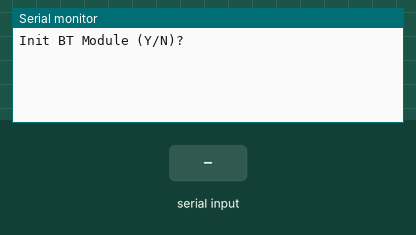
Simulated run of this sketch. Board: Arduino Uno, built with avr-gcc and run on an emulated ATmega328P. Parts: the last lines printed to the serial monitor. Inputs (shaded band) come from the test bench.

Above: at 1.2 s.
1.3 s: "Y" received over Serial
At 2.8 s:
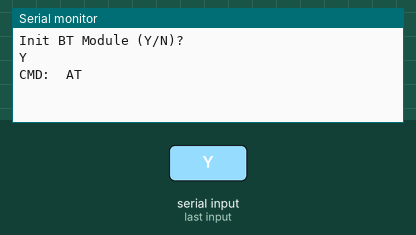
3.5 s: "Y" received over the second serial link
At 4.7 s:
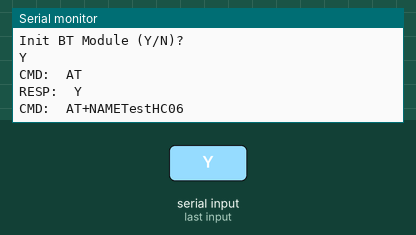
5.6 s: "N" received over the second serial link
At 7.3 s:
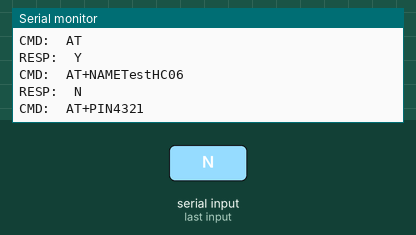
7.7 s: "1" received over the second serial link
At 9.5 s:
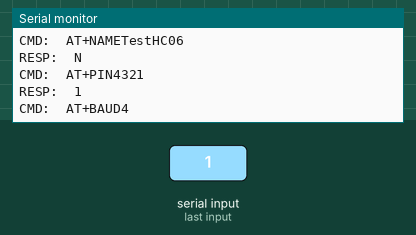
9.8 s: "0" received over the second serial link
At 11.9 s:
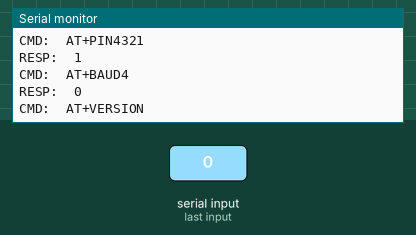

Measured:
- after the input at 1.3 s, the serial monitor: prints a new line after 0.71 s (image 1)
- after the input at 3.5 s, the serial monitor: prints a new line after 0.51 s (image 2)
- after the input at 5.6 s, the serial monitor: prints a new line after 0.54 s (image 3)
- after the input at 7.7 s, the serial monitor: prints a new line after 0.56 s (image 4)
- after the input at 9.8 s, the serial monitor: prints a new line after 0.58 s (image 5)

The sketch:

bluetooth.ino
```cpp
#include "settings.h"
#include "bluetooth.h"

void setup() {
    Serial.begin(BAUD);
    while (!Serial) {}
    BTSerial.begin(BAUD);
    while (!BTSerial) {}
}

void loop() {
    startBTModule();
    delay(EXEC_DELAY_LONG);
}
```

bluetooth.h
```cpp
#include <SoftwareSerial.h>
#include "settings.h"

SoftwareSerial BTSerial(BT_SERIAL_RX, BT_SERIAL_TX);

/**
 * Send the data string in bytes and return the number of bytes sent.
 */
int BTSerialSend(String data) {

    int numOfBytes = data.length() + 2;
    byte bytes[numOfBytes];
    String payload = String(DELIMITOR) + data + String(END_OF_STREAM);
    payload.getBytes(bytes, numOfBytes);

    Serial.print("Sending payload: \t");
    Serial.println(payload);
    int numOfBytesSent = BTSerial.write(bytes, numOfBytes);
    Serial.print(numOfBytesSent);
    Serial.println(" bytes sent.");
    return numOfBytesSent;
}

/**
 * Start listening and handle communication between uno and app.
 */
void BTSerialListen() {
    // TODO: Implement this!
    return;
}

/**
 * Initialize bluetooth module. For development only.
 */
void initBTModule() {

    String cmdList[] = {"AT", "AT+NAMETestHC06", "AT+PIN4321", "AT+BAUD4", "AT+VERSION"};
    byte numOfCmd = 5;

    for (int i = 0; i < numOfCmd; i++) {

        // Must convert String to char array for Software Serial Write to work.
        int len = cmdList[i].length();
        char cmd[len+1];
        cmdList[i].toCharArray(cmd, len+1) ;

        Serial.print("CMD:\t");
        Serial.println(cmd);
        BTSerial.write(cmd);
        while(!BTSerial.available()) {
            delay(EXEC_DELAY_LONG);
        }
        Serial.print("RESP:\t");
        while(BTSerial.available()) {
            Serial.write(BTSerial.read());
            delay(EXEC_DELAY_MIN);
        }
        Serial.println();
        delay(EXEC_DELAY_SHORT);
    }
}

/**
 * Start bluetooth module normally or for initialization only.
 */
void startBTModule() {

    String cmd = "";
    Serial.println("Init BT Module (Y/N)?");
    while (!Serial.available()) {
        delay(EXEC_DELAY_LONG);
    }
    while(Serial.available()) {
        cmd += (char) Serial.read();
        delay(EXEC_DELAY_MIN);
    }
    Serial.println(cmd);

    if (cmd == "Y") {
        initBTModule();
    } else if (cmd == "N") {
        BTSerialListen();
    } else {
        Serial.println("Invalid Input!");
    }
    delay(EXEC_DELAY_SHORT);
    return;
}
```

settings.h
```cpp
#ifndef SETTINGS.H
#define SETTINGS.H

// Default BAUD
#define BAUD 9600

// Executation Delay
#define EXEC_DELAY_MIN 10
#define EXEC_DELAY_SHORT 100
#define EXEC_DELAY_LONG 1000

// Bluetooth Software Serial PINs
#define BT_SERIAL_RX 2
#define BT_SERIAL_TX 3

// Special Charactors and Delimitors
#define DELIMITOR '~'
#define END_OF_STREAM '#'

#endif
```
